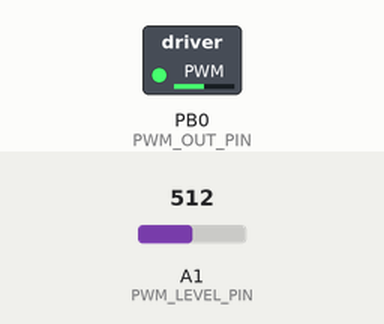
Recording of a sketch running on a simulated ATtiny85, built with avr-gcc and run on an emulated ATtiny85. Shown: switched loads named in the sketch (green lamp = pin HIGH). Inputs (shaded band) come from the test bench; at power-on: A1 (PWM_LEVEL_PIN) = 512.

Above: at 1.2 s.
1.3 s: A1 (PWM_LEVEL_PIN) set to 716
At 2.2 s:
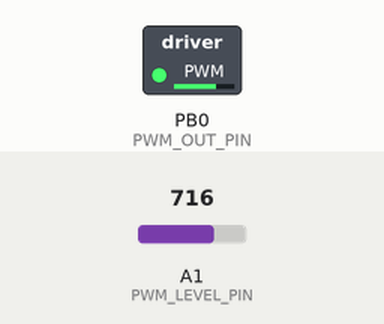
2.8 s: A1 (PWM_LEVEL_PIN) set to 900
At 3.5 s:
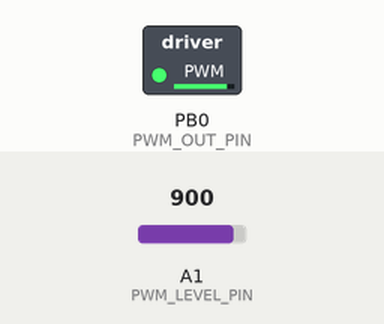
4.3 s: A1 (PWM_LEVEL_PIN) set to 122
At 4.8 s:
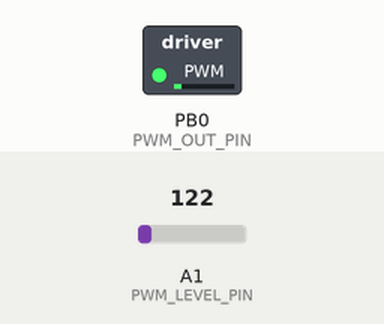
5.8 s: A1 (PWM_LEVEL_PIN) set to 0
At 7.0 s:
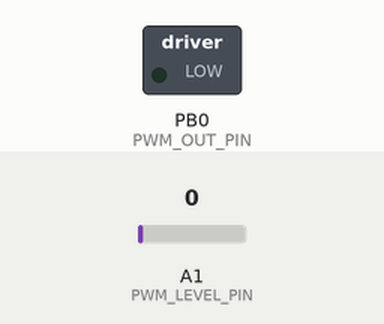
7.3 s: A1 (PWM_LEVEL_PIN) set to 511
At 8.5 s:
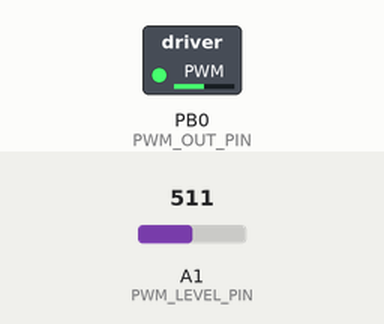
Timing chart, 0 to 9.8 s (numbered marks = the images above; inputs shaded):
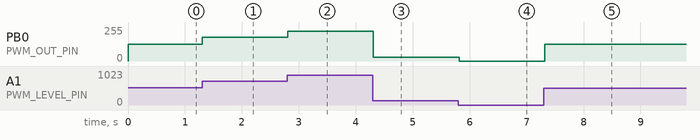

The sketch:

PwmMotorControl.ino
```cpp
/*

  ATtiny/PwmMotorControl
  Variable speed PWM motor control with an ATtiny85.

  For info and circuit diagrams see https://github.com/tardate/LittleArduinoProjects/tree/main/playground/ATtiny/PwmMotorControl

 */

const int PWM_OUT_PIN = 0; // ATtiny85 DIP8: PB0, pin 5
const int PWM_LEVEL_PIN = A1; // ATtiny85 DIP8: pin 7
const int STEP_DELAY = 100;

/*
 * Command: one-time setup
 */
void setup() {
  pinMode(PWM_OUT_PIN, OUTPUT);
  pinMode(PWM_LEVEL_PIN, INPUT);
}

/*
 * Command: main loop
 */
void loop() {
  update_pwm();
  delay(STEP_DELAY);
}

/*
 * Command: read pot level and set PMW level
 */
void update_pwm() {
  int pwm_level = map(analogRead(PWM_LEVEL_PIN), 0, 1023, 0, 255);
  analogWrite(PWM_OUT_PIN, pwm_level);
}
```

Measured:
- after the input at 1.3 s, PB0 (PWM_OUT_PIN): 127/255 → 178/255 at once
- after the input at 2.8 s, PB0 (PWM_OUT_PIN): 178/255 → 224/255 at once
- after the input at 4.3 s, PB0 (PWM_OUT_PIN): 224/255 → 30/255 at once
- after the input at 5.8 s, PB0 (PWM_OUT_PIN): 30/255 → 0/255 at once
- after the input at 7.3 s, PB0 (PWM_OUT_PIN): 0/255 → 127/255 at once
